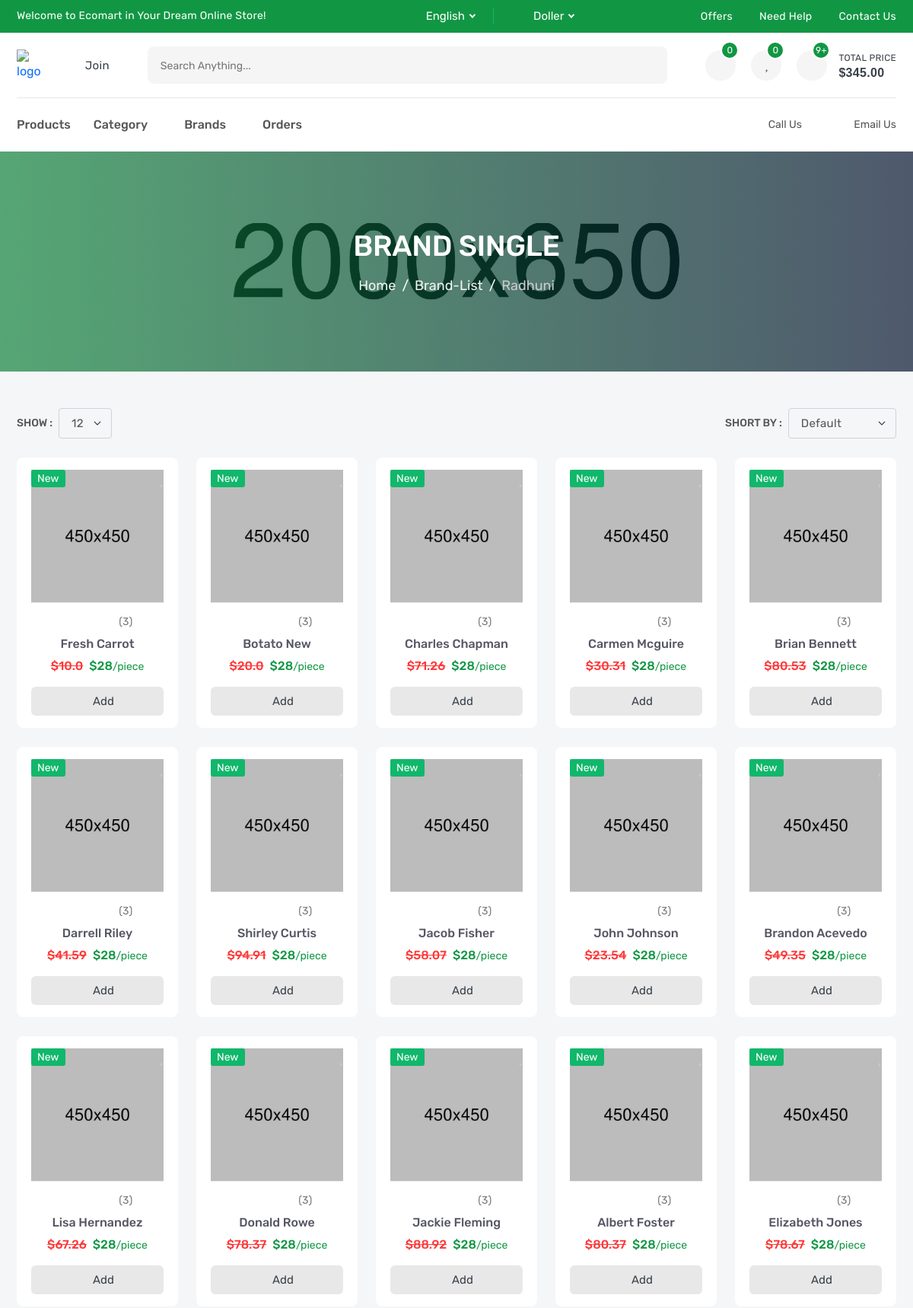
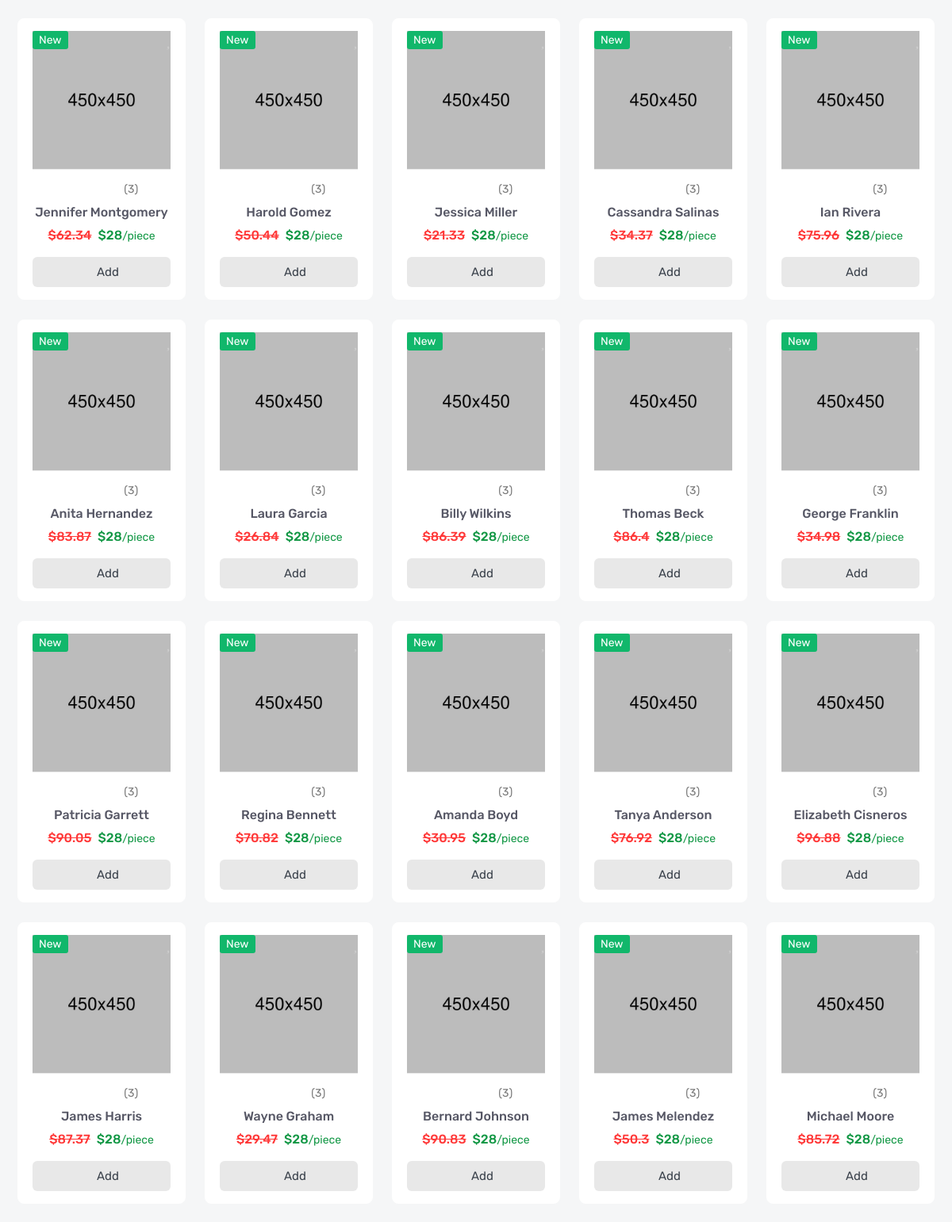
Page /products/brand/radhuni (upper part) on the committed database (2 pictures, top to bottom).
### products/models.py (models this page shows, shortened)
class Brand(models.Model):
    name = models.CharField(_("Name"), max_length=50)
    image = models.ImageField(_("Image"), upload_to='brand/')
    slug = models.SlugField(_("Slug"), null=True, blank= True)
    def __str__(self):
        return self.name

class Product(models.Model):
    name = models.CharField(_("Name"), max_length=100)
    sku = models.IntegerField(_("SKU"))
    brand = models.ForeignKey('Brand', related_name='product_brand', verbose_name=_("Brand"), on_delete=models.SET_NULL, null=True, blank= True)
    price = models.FloatField(_("Price"))
    desc = models.TextField(_("Desc"), max_length=10000)
    tags = TaggableManager(blank=True)
    flag = models.CharField(_("Flag"), max_length=10, choices=FLAG_TYPE)
    category = models.ForeignKey('Category', related_name='product_category', verbose_name=_("Category"), on_delete=models.SET_NULL, null=True, blank= True)
    slug = models.SlugField(_("Slug"), null=True, blank= True)
    image = models.ImageField(_("Image"), upload_to='Product/')
    quantity = models.IntegerField(_("Quantity"), default=0)
    objects = ProductManager()

### products/views.py (the view)
# urls.py: path('brand/<slug:slug>',BrandDetail.as_view(),name='brand_detail'),
class BrandDetail(DetailView):
    model = Brand
    def get_context_data(self, **kwargs):
        context = super().get_context_data(**kwargs)
        brand = self.get_object()
        context["brand_products"] = Product.objects.filter(brand = brand)
        return context

### products/models.py (called while the page is built)
    def get_queryset(self):
        return ProductQueryset(self.model, using=self._db)

### products/templates/products/brand_detail.html (shortened to what this page needs)
{% extends 'base.html' %}
{% block body %}
        <section class="single-banner" style="background: url(images/single-banner.jpg) no-repeat center;">
            <div class="container">
                <h2>Brand Single</h2>
                <ol class="breadcrumb">
                    <li class="breadcrumb-item"><a href="index.html">Home</a></li>
                    <li class="breadcrumb-item"><a href="brand-list.html">brand-list</a></li>
                    <li class="breadcrumb-item active" aria-current="page">{{brand}}</li>
                </ol>
            </div>
        </section>
        <section class="inner-section shop-part mt-5">
            <div class="container">
                <div class="row">
                    <div class="col-lg-12">
                        <div class="top-filter">
                            <div class="filter-show">
                                <label class="filter-label">Show :</label>
                                <select class="form-select filter-select">
                                    <option value="1">12</option>
                                </select>
                            </div>
                            <div class="filter-short">
                                <label class="filter-label">Short by :</label>
                                <select class="form-select filter-select">
                                    <option selected>default</option>
                                </select>
                            </div>
                        </div>
                    </div>
                </div>
                <div class="row row-cols-2 row-cols-md-3 row-cols-lg-3 row-cols-xl-5">
                    {% for product in brand_products %}
                    <div class="col">
                        <div class="product-card">
                            <div class="product-media">
                                <div class="product-label">
                                    <label class="label-text new">new</label>
                                </div>
                                <button class="product-wish wish">
                                    <i class="fas fa-heart"></i>
                                </button>
                                <a class="product-image" href="product-video.html">
                                    <img src="images/product/01.jpg" alt="product">
                                </a>
                            </div>
                            <div class="product-content">
                                <div class="product-rating">
                                    <i class="active icofont-star"></i>
                                    <i class="active icofont-star"></i>
                                    <i class="active icofont-star"></i>
                                    <i class="active icofont-star"></i>
                                    <i class="icofont-star"></i>
                                    <a href="product-video.html">(3)</a>
                                </div>
                                <h6 class="product-name">
                                    <a href="product-video.html">{{product.name}}</a>
                                </h6>
                                <h6 class="product-price">
                                    <del>${{product.price}}</del>
                                    <span>$28<small>/piece</small></span>
                                </h6>
                                <button class="product-add" title="Add to Cart">
                                    <i class="fas fa-shopping-basket"></i>
                                    <span>add</span>
                                </button>
                            </div>
                        </div>
                    </div>
                    {% endfor %}
                </div>
            </div>
        </section>
{% endblock body %}

### rows in the picture
Brand: name "Radhuni"
Product: name "Fresh Carrot", price "10.0"
Product: name "Botato New", price "20.0"
Product: name "Charles Chapman", price "71.26"
Product: name "Carmen Mcguire", price "30.31"
Product: name "Brian Bennett", price "80.53"
Product: name "Darrell Riley", price "41.59"
Product: name "Shirley Curtis", price "94.91"
Product: name "Jacob Fisher", price "58.07"
Product: name "John Johnson", price "23.54"
Product: name "Brandon Acevedo", price "49.35"
Product: name "Lisa Hernandez", price "67.26"
Product: name "Donald Rowe", price "78.37"
Product: name "Jackie Fleming", price "88.92"
Product: name "Albert Foster", price "80.37"
Product: name "Elizabeth Jones", price "78.67"
Product: name "Jennifer Montgomery", price "62.34"
Product: name "Harold Gomez", price "50.44"
Product: name "Jessica Miller", price "21.33"
Product: name "Cassandra Salinas", price "34.37"
Product: name "Ian Rivera", price "75.96"
Product: name "Anita Hernandez", price "83.87"
Product: name "Laura Garcia", price "26.84"
Product: name "Billy Wilkins", price "86.39"
Product: name "Thomas Beck", price "86.4"
Product: name "George Franklin", price "34.98"
Product: name "Patricia Garrett", price "90.05"
Product: name "Regina Bennett", price "70.82"
Product: name "Amanda Boyd", price "30.95"
Product: name "Tanya Anderson", price "76.92"
Product: name "Elizabeth Cisneros", price "96.88"
Product: name "James Harris", price "87.37"
Product: name "Wayne Graham", price "29.47"
Product: name "Bernard Johnson", price "90.83"
Product: name "James Melendez", price "50.3"
Product: name "Michael Moore", price "85.72"
